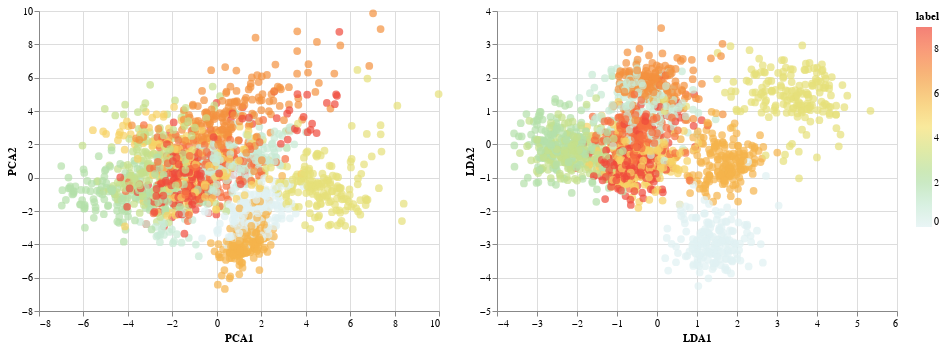

Here is the notebook cell this chart was saved with:
### Markdown cell above
# Combine together

### Code cell
chart_pca | chart_lda

### Figure 1 — Vega-Lite specification as saved in the notebook (floating-point values rounded to 4 significant figures; data arrays with more than 128 entries replaced by an {"elided": "..."} marker saying what was removed)
{"$schema": "https://vega.github.io/schema/vega-lite/v3.4.0.json", "config": {"mark": {"tooltip": null}, "view": {"height": 300, "width": 400}}, "data": {"name": "data-56a9289d3303984b73ea22ca95ba074b"}, "datasets": {"data-56a9289d3303984b73ea22ca95ba074b": {"elided": "1797 records"}}, "hconcat": [{"encoding": {"color": {"field": "label", "scale": {"scheme": "lightmulti"}, "type": "quantitative"}, "x": {"field": "PCA1", "type": "quantitative"}, "y": {"field": "PCA2", "type": "quantitative"}}, "mark": {"size": 60, "type": "circle"}}, {"encoding": {"color": {"field": "label", "scale": {"scheme": "lightmulti"}, "type": "quantitative"}, "x": {"field": "LDA1", "type": "quantitative"}, "y": {"field": "LDA2", "type": "quantitative"}}, "mark": {"size": 60, "type": "circle"}}]}
